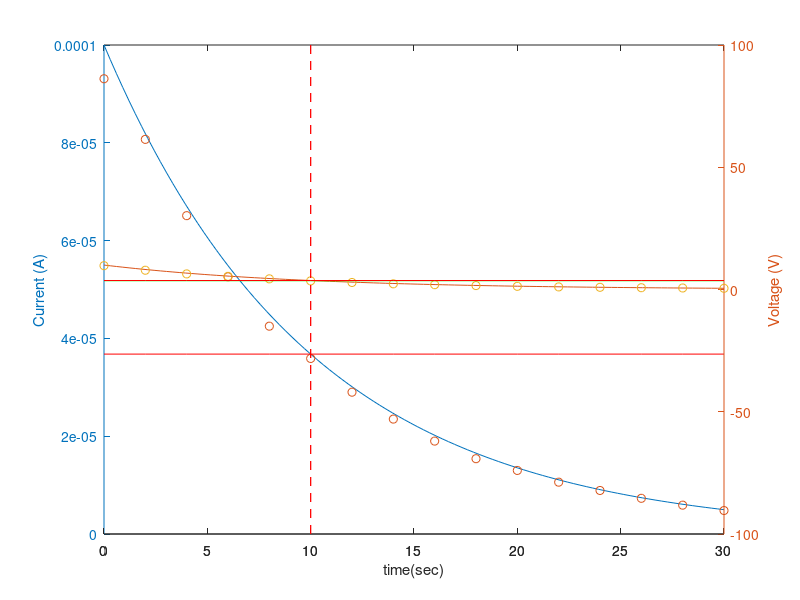

This chart was generated by the following MATLAB code: (Note: this script raises an error after producing the figure.)
% in DisCharge


clc;
clear all;
close all;

V0 = 10;

DV = @(V0,t,R,C) V0*(exp(-1.*t/(R*C)));
I = @(V0,t,R,C) (1)*(V0/R).*exp((-1.*t)/(R*C));

expnum = 4;
charttitle = ['Exp '  num2str(expnum) ' discharge'];

element = [
    100 200
    330 200
    330 100
    100 100
    ];

element(:,1) = element(:,1)*(10^(-6));
element(:,2) = element(:,2)*(10^(3));

% 1 : C 100 micro , R 200 kilo
% 
% 2 : C 330 micro , R 200 kilo
% 
% 3 : C 330 micro , R 100 kilo
% 
% 4 : C 100 micro , R 100 kilo
% 

C = element(expnum,1);
R = element(expnum,2);


%Time, Current, Voltage
Data = [
0	-93.1	9.75
2	-80.7	7.88
4	-65.1	6.38
6	-52.6	5.38
8	-42.5	4.36
10	-35.9	3.53
12	-29.0	2.87
14	-23.5	2.32
16	-19.0	1.97
18	-15.4	1.60
20	-13.0	1.30
22	-10.6	1.06
24	-8.9	0.90
26	-7.3	0.73
28	-5.9	0.62
30	-4.8	0.49
]

Data(:,2) = (-1)*(10^(-6))* Data(:,2);

tp = linspace(min(Data(:,1)),max(Data(:,1)),100);




figure



plotLx = [tp'];
plotLy = [I(V0,tp,R,C)];
plotRx = [tp'];
plotRy = [DV(V0,tp,R,C)'];

[HAx,Line1,Line2] = plotyy(plotLx,plotLy,plotRx,plotRy);


xlabel('time(sec)')

ylabel(HAx(1),'Current (A)')
ylabel(HAx(2),'Voltage (V)')


hold(HAx(1),'on')
hold(HAx(2),'on')

Iplot = plot(HAx(1),Data(:,1),Data(:,2),'o');
Vplot = plot(HAx(2),Data(:,1),Data(:,3),'o');

vhorzplot = plot(HAx(2),Data(:,1),(1-0.6321)*max(Data(:,3))*ones(size(Data(:,1))),'g');
vhorzplot2 = plot(HAx(2),Data(:,1),(1-0.6321)*V0*ones(size(Data(:,1))),'r');
tVertplot = plot(HAx(2),R*C(ones(2)),[-100 100],'r');
%tVertplot = plot(HAx(2),R*C(ones(2)),[min(Data(:,3)) , max(Data(:,3))],'r')
set(tVertplot,'linestyle','--')

ihorzplot = plot(HAx(1),Data(:,1),(1-0.6321)*(V0/R)*ones(size(Data(:,1))),'r');
%plot(HAx(1),Data(:,1),(1-(0.632))*(max(Data(:,2)))*ones(size(Data(:,1))),'g')


f1 = fit(Data(:,1),Data(:,2),'exp1')
f2 = fit(Data(:,1),Data(:,3),'exp1')

plot(HAx(1),tp,f1(tp),'--');
plot(HAx(2),tp,f2(tp),'--');

title(charttitle)

hold(HAx(1),'off')
hold(HAx(2),'off')

hold off

%ylim(HAx(1),[10^(-5) 8*10^(-5)])


% axis(HAx(2),'tight')
% axis(HAx(1),'tight')

% legend(Iplot,'Current Data');
% legend(Vplot,'Voltage Data');
% legend(tVertplot,'Time Constant (RC) ');
% legend(vhorzplot,'0.632 Vmax');
% legend(Iplot,'0.632 Imax');
